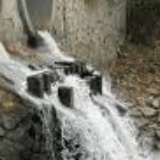
#> input picture objectDetectionClassifier/database/3.jpg, 160 x 160 px, found by its file name
$ python object_detection.py
#> lines starting #> are read from the running program, lines starting #| are printed output that depends on the picture; after the words box and inside, x2 and y2 are one past the last pixel; in counts of white or black regions, pixels touching at a corner belong together
import cv2

img = cv2.imread('3.jpg')
#> img is the input picture: shape (160, 160, 3); mean B, G, R 109.7, 120, 122.1
img = cv2.cvtColor(img, cv2.COLOR_BGR2GRAY)
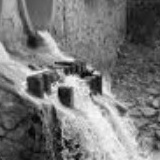
#> img: shape (160, 160); min 1, max 250, mean 119.4

engine = cv2.CascadeClassifier('cascade.xml')
pipeline = engine.detectMultiScale(img, scaleFactor=1.1, minNeighbors=100, minSize=(10, 10))
#> pipeline = [[34, 52, 64, 64]]

for (x, y, w, h) in pipeline:
    img = cv2.rectangle(img, (x,y), (x+w,y+h), (255,0,0), 2)
#> this loop made 1 pass
#> pass 1, `img = cv2.rectangle(img, (x,y), (x+w,y+h), (255,0,0), 2)`:
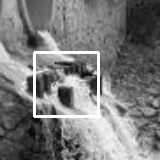
#> img: shape (160, 160); 2.98% of pixels changed, all inside (x1, y1, x2, y2) = (33, 51, 100, 118)

cv2.imshow('img', img)
cv2.waitKey(0)
cv2.destroyAllWindows()

$ run again, with objectDetectionClassifier/database/0.jpg copied over objectDetectionClassifier/database/3.jpg
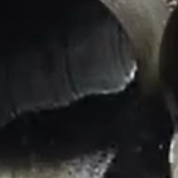
#> input picture objectDetectionClassifier/database/0.jpg, 178 x 178 px, found by its file name
#> img is the input picture: shape (178, 178, 3); mean B, G, R 36.7, 36.8, 36.7
#> pipeline = [[57, 53, 63, 63]]
#> the loop `for (x, y, w, h) in pipeline:` made 1 pass
#> pass 1, `img = cv2.rectangle(img, (x,y), (x+w,y+h), (255,0,0), 2)`:
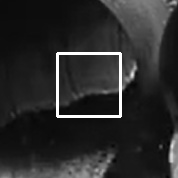
#> img: shape (178, 178); min 3, max 255, mean 42

$ run again, with objectDetectionClassifier/database/1.jpg copied over objectDetectionClassifier/database/3.jpg
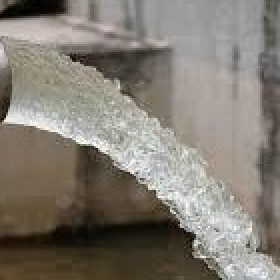
#> input picture objectDetectionClassifier/database/1.jpg, 140 x 140 px, found by its file name (shown 2 times larger)
#> img is the input picture: shape (140, 140, 3); mean B, G, R 114.5, 123.8, 130
#> `img = cv2.cvtColor(img, cv2.COLOR_BGR2GRAY)`:
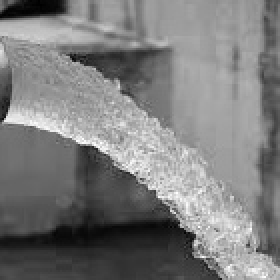
#> img: shape (140, 140) (shown 2 times larger); min 0, max 255, mean 124.6
#> pipeline = [[37, 28, 72, 72]]
#> the loop `for (x, y, w, h) in pipeline:` made 1 pass
#> pass 1, `img = cv2.rectangle(img, (x,y), (x+w,y+h), (255,0,0), 2)`:
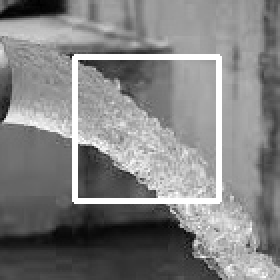
#> img: shape (140, 140) (shown 2 times larger); 4.39% of pixels changed, all inside (x1, y1, x2, y2) = (36, 27, 111, 102)

$ run again, with objectDetectionClassifier/database/10.jpg copied over objectDetectionClassifier/database/3.jpg
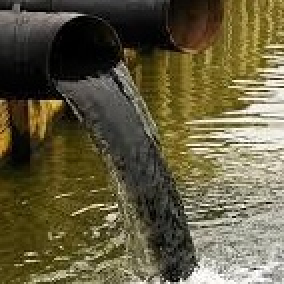
#> input picture objectDetectionClassifier/database/10.jpg, 142 x 142 px, found by its file name (shown 2 times larger)
#> img is the input picture: shape (142, 142, 3); mean B, G, R 63.7, 92.2, 99.4
#> `img = cv2.cvtColor(img, cv2.COLOR_BGR2GRAY)`:
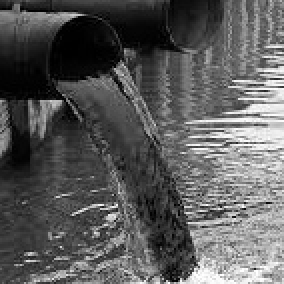
#> img: shape (142, 142) (shown 2 times larger); min 0, max 255, mean 91.1
#> pipeline = [[31, 39, 66, 66]]
#> the loop `for (x, y, w, h) in pipeline:` made 1 pass
#> pass 1, `img = cv2.rectangle(img, (x,y), (x+w,y+h), (255,0,0), 2)`:
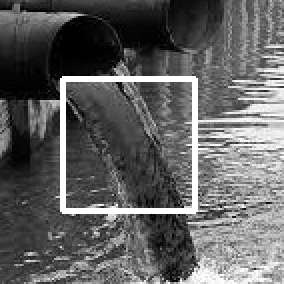
#> img: shape (142, 142) (shown 2 times larger); 3.91% of pixels changed, all inside (x1, y1, x2, y2) = (30, 38, 99, 107)
